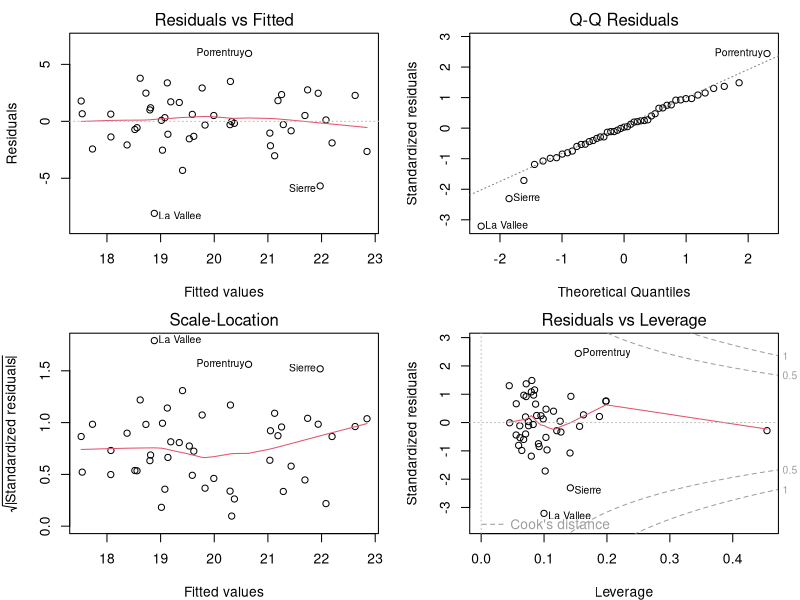
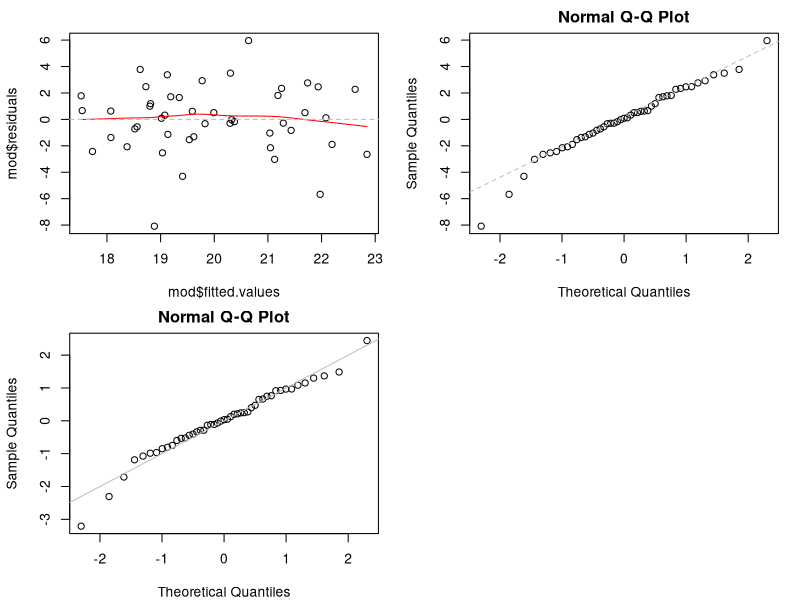

Here is the R script that generated these plots, in order:
#' ---
#' title: "Demo: Regression Basics"
#' subtitle: "NIHES BST02"
#' author: "Nicole Erler, Department of Biostatistics, Erasmus Medical Center"
#' date: "`r Sys.setenv(LANG = 'en_US.UTF-8'); format(Sys.Date(), '%d %B %Y')`"
#' output: 
#'   html_document:
#'     toc: true
#'     toc_float:
#'       collapsed: false
#' ---

#+  echo = FALSE
# This is not part of the demo. 
# It just allows the output to be wider (to make the html look nicer)
options(width = 105)


# ------------------------------------------------------------------------------

#' ## Linear Regression
#' ### Fitting the model
#' Fit a linear regression model
mod <- lm(Infant.Mortality ~ Fertility + Agriculture + Education + Catholic,
          data = swiss)

#' ### Model results
#' Get the model summary
summary(mod)

#' Extract the regression coefficients
coef(mod)

#' Obtain the confidence interval
confint(mod)

#' The function `confint()` also has arguments `parm` and `level` that let us
#' specify for which parameters we want to get the confidence interval and 
#' the confidence level.
confint(mod, level = 0.9, parm = -1)


#' ### Model evaluation
#' To evaluate how well the model fits the data we can check the diagnostic 
#' plots that are obtained when plotting the model:
#+ fig.width  = 8, fig.height = 6
par(mfrow = c(2, 2), mar = c(4, 4.2, 2, 1.3)) # graphical settings
plot(mod)

#' We can re-create some of these plots ourselves.

#' Residuals and fitted values can be obtained from a linear regression model in two ways:
mod$residuals
residuals(mod)

mod$fitted.values
fitted(mod) # also: fitted.values(mod)

scatter.smooth(mod$fitted.values, mod$residuals, lpars = list(col = 'red'))
abline(h = 0, lty = 2, col = 'grey')

#' #### QQ-plot
#' To create a normal QQ-plot we plot the quantiles of the residuals against the
#' quantiles of a normal distribution:
qqnorm(mod$residuals)
qqline(mod$residuals, lty = 2, col = 'grey')


#' In the plot created by `plot(mod)` the standardized residuals were used:
qqnorm(rstandard(mod))
abline(a = 0, b = 1, lty = 1, col = 'grey')




# ------------------------------------------------------------------------------
#' ## Logistic Regression
mod2 <- glm(case ~ age + education + spontaneous, data = infert, family = binomial())
summary(mod2)
#' Note: the coefficients are on the log odds ratio scale.

#' The functions `coef()` and `confint()` also work on GLMs.


#' ### Changing parts of the model
#' To re-fit the model with a small change, the function `update()` is useful:
mod2b <- update(mod2, formula = . ~ . - education)

#' In `update()` we specify the model we want to update and only those arguments
#' that need to be changed. In our case, the model formula.
#' Using `.` we can specify to keep parts of the formula the same.
#' This allows us to "subtract" `education` from the original formula.

#' `update()` also works for other types of objects (not just regression models):
formula(mod2)
update(formula(mod2), . ~ . - education)


#' ### Comparing Models
#' To check if `education` is needed in the model, we can use a likelihood ratio
#' test to compare the models with and without `education`.
#' This is implemented in the function `anova()`.
anova(mod2, mod2b, test = "LRT")

#' To compare non-nested models (where one model is not a special case of the
#' other model) we can use the `AIC()` or `BIC()`:

mod3 <- update(mod2b, formula = . ~ . - age + induced)

AIC(mod3, mod2b)
